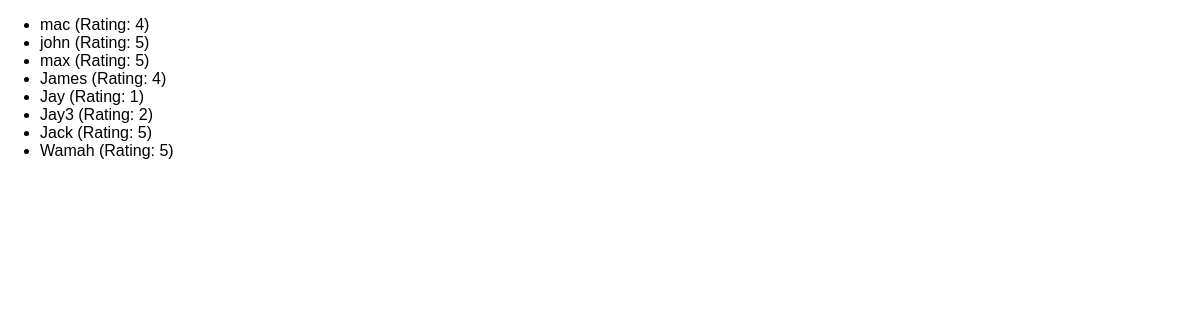
The app's page /reviews with its own data.
### reviews/models.py (models this page shows)
class Review(models.Model):
    user_name = models.CharField(max_length=100)
    review_text = models.TextField()
    rating = models.IntegerField()

### reviews/views.py (the view)
# urls.py: path("reviews", views.ReviewListView.as_view()),
class ReviewListView(ListView):
    template_name = "reviews/review_list.htm"
    model = Review
    context_object_name = "reviews" #we setting this instead of object_list that django provides

### reviews/templates/reviews/review_list.htm (shortened to what this page needs)
{% extends 'reviews/base.htm' %}
{% block content %}
<ul>
    {% for review in reviews %}
    <li>{{ review.user_name }} (Rating: {{ review.rating }})</li>
    {% endfor %}
</ul>
{% endblock %}

### reviews/static/reviews/styles.css (style rules this page uses)
body { font-family: sans-serif; margin: 0; }

### records on screen
Review: user_name "mac", rating "4"
Review: user_name "john", rating "5"
Review: user_name "max", rating "5"
Review: user_name "James", rating "4"
Review: user_name "Jay", rating "1"
Review: user_name "Jay3", rating "2"
Review: user_name "Jack", rating "5"
Review: user_name "Wamah", rating "5"
